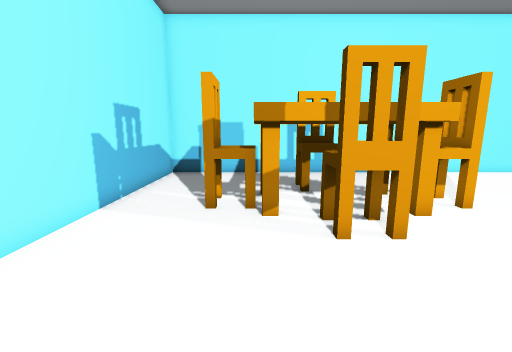
View 1 (above)

17 first-person views from a walk through a Godot game level. The camera is 1.2 m above the floor, tilts 10° down and sees 90° across. The floor is counted in squares, 0.5 m on a side. Each view is taken from the middle of a square. On the plan, view 1 faces up. The plan holds only what a view shows up to about 17 squares ahead; the rest is blank. Some surface patterns are stand-ins.

View 2
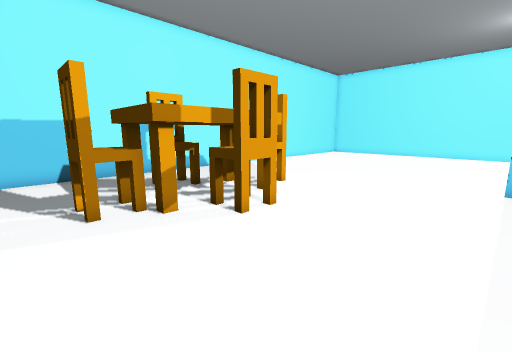

View 3
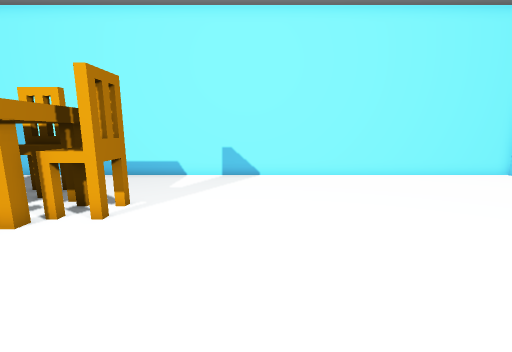

View 4
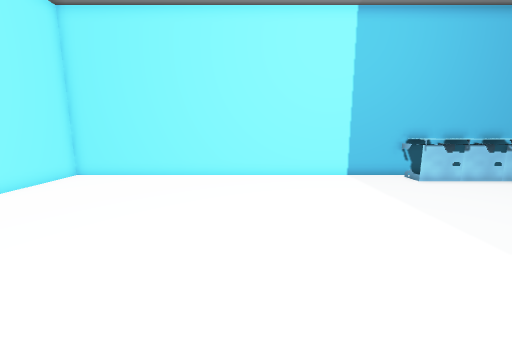

View 5
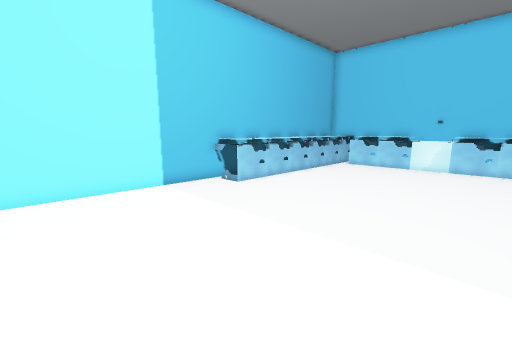

View 6
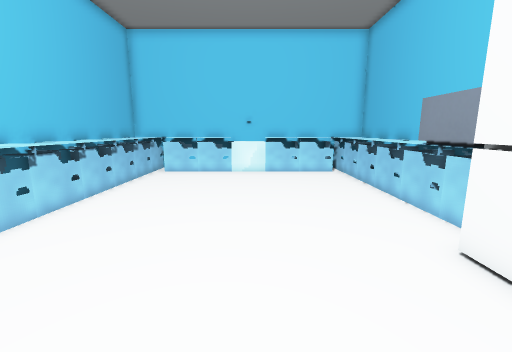

View 7
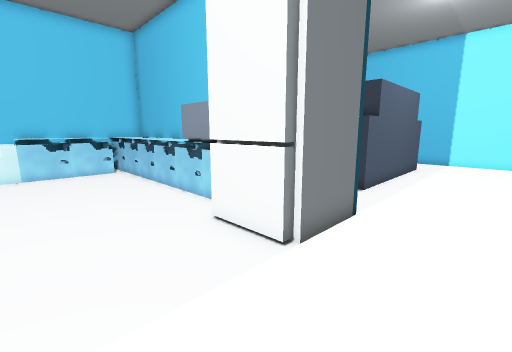

View 8
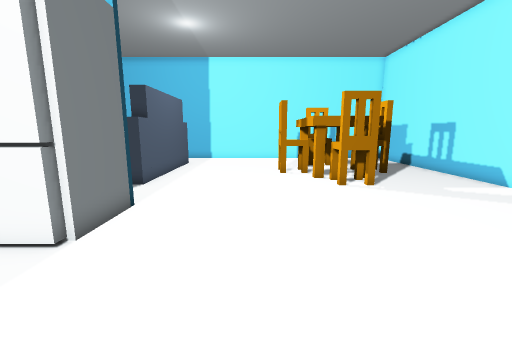

View 9
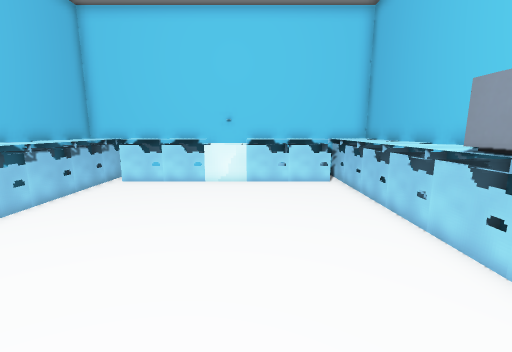

View 10
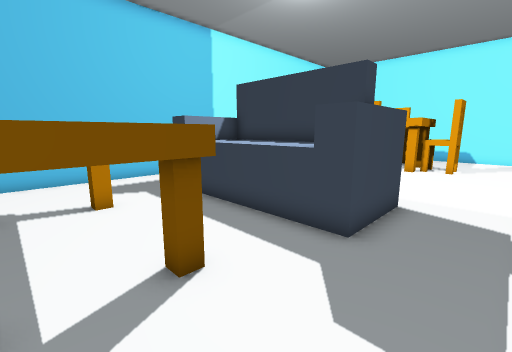

View 11
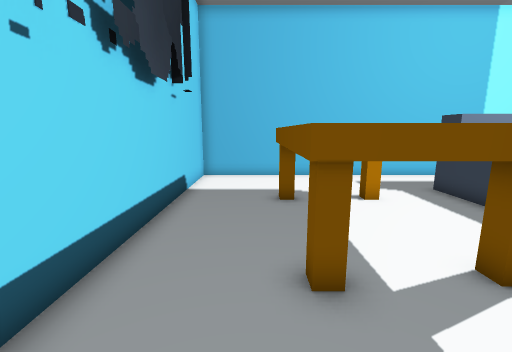

View 12
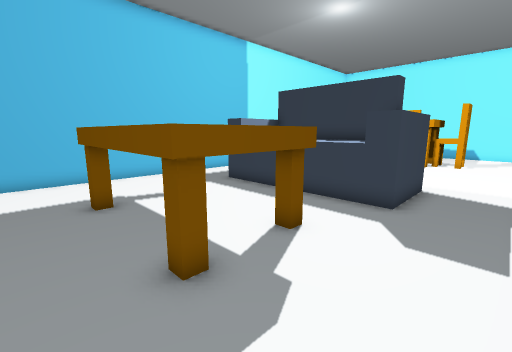

View 13
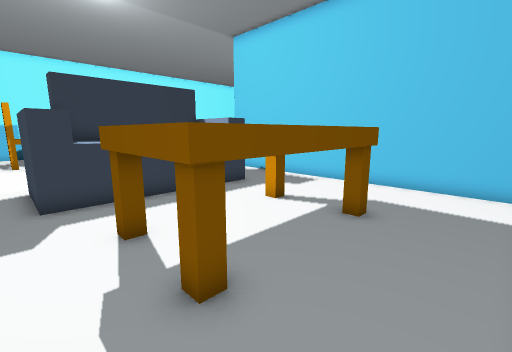

View 14
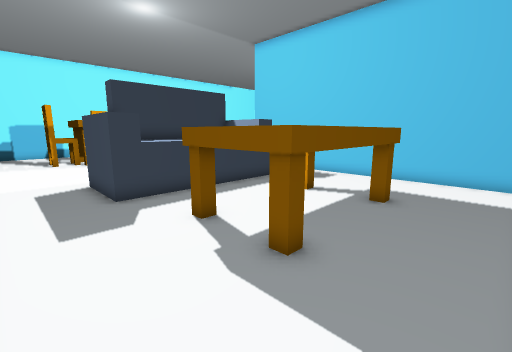

View 15
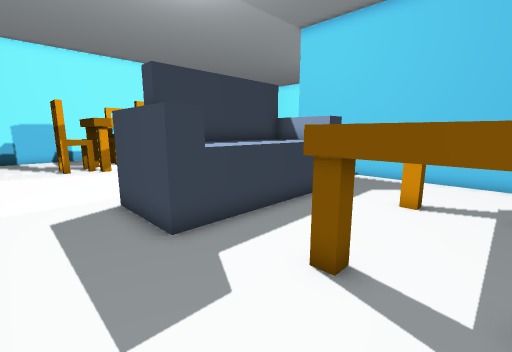

View 16
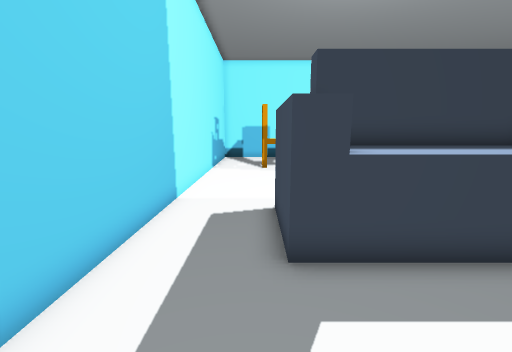

View 17
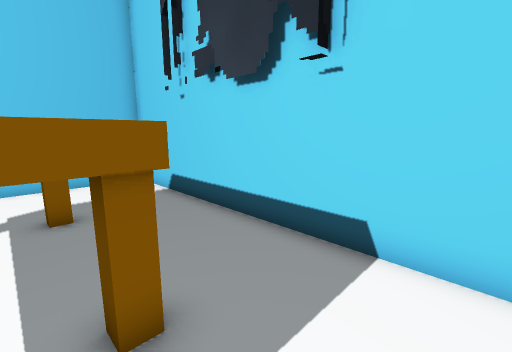

### Floor plan
Key: @ floor where view 1 was taken; # wall or solid block; . floor; ^ raised ledge; C chair; U counter; S sink; F fridge; M microwave; A sofa.
Columns run from 5 left of view 1 to 25 right of it. Each row starts with its distance up from view 1.
 15 ###############################
 14 #.............................#
 13 #.............................#
 12 #......CC.....................#
 11 #......CC.....................#
 10 #....^^CC^^...................#
  9 #..CCC    CCC.................#
  8 #..CCC    CCC.................#
  7 #....^^CC^^...................#
  6 #......CC.....................#
  5 #......CC.....................#
  4 #.............................#
  3 #.............................#
  2 #.............................#
  1 #.............................#
  0 #....@.........#FFF...........#
 -1 #...AAAAAAAAA..#  F...........#
 -2 #...AAAAAAAAA..#  F...........#
 -3 #...AAAAAAAAA..#UUF.........UU#
 -4 #...AAAAAAAAA..#UU..........UU#
 -5 #...AAAAAAAA...#MU..........UU#
 -6 #..............#UU..........UU#
 -7 #..............#UU..........UU#
 -8 #....^    ^....#UU..........UU#
 -9 #....^    ^....#UU..........UU#
-10 #....^    ^....#UU..........UU#
-11 #....^^^^^^....#UU..........UU#
-12 #..............#UU..........UU#
-13 #..............#UUUUUUSSUUUUUU#
-14 #..............#UUUUUUSSUUUUUU#
-15 ###############################

Positions as (right, up) in squares from view 1, and headings:
1: (0, 0), facing up
2: (-3, 0), facing up-right
3: (11, 1), facing up
4: (11, 5), facing right
5: (14, 5), facing down-right
6: (17, 2), facing down
7: (17, 3), facing down-left
8: (18, 4), facing left
9: (16, -1), facing down
10: (9, -10), facing up-left
11: (9, -12), facing left
12: (9, -13), facing up-left
13: (-2, -14), facing up-right
14: (-4, -14), facing up-right
15: (-4, -10), facing up-right
16: (-2, -9), facing up
17: (-3, -10), facing down-right
